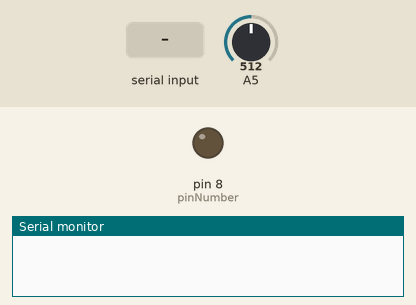
A sketch run on a simulated Arduino Uno, built with avr-gcc and run on an emulated ATmega328P. Shown: output pins drawn as LEDs (lit = HIGH), the last lines printed to the serial monitor. Inputs (shaded band) come from the test bench; at power-on: A5 = 512.

Above: at 1.2 s.
1.3 s: "a" received over Serial
At 2.3 s:
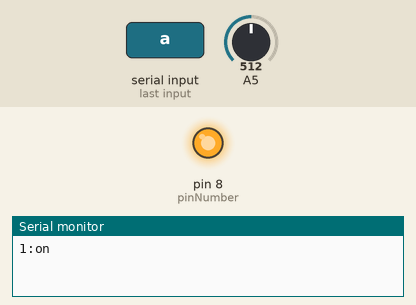
2.8 s: "b" received over Serial
At 3.5 s:
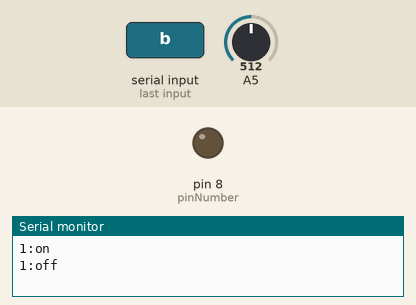
Timing chart, 0 to 5.8 s (numbered marks = the images above; inputs shaded):
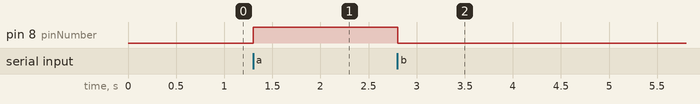

Measured:
- after the input at 1.3 s, pin 8 (pinNumber): LOW → HIGH at once
- after the input at 2.8 s, pin 8 (pinNumber): HIGH → LOW at once

The sketch:

powerstrip.ino
```cpp
int pinNumber = 8;
String id = "1";
int lpLength = 50;
int vals[50];
int ind = 0;

char inData[20]; // Allocate some space for the string
char inChar=-1; // Where to store the character read
byte index = 0; // Index into array; where to store the character

void setup() {
  pinMode(pinNumber, OUTPUT);
  Serial.begin(9600);
}

void loop() {
  int i = 0;
  int x = analogRead(5);

  if (Serial.available() > 0) {
   // read theincoming byte:
    i = Serial.read();
  } else {
  }
  if (ind < lpLength) {
    vals[ind] = x;
    ind = ind + 1;
  } else {
    for (int i=0;i<lpLength-1;i++) {
      vals[i] = vals[i+1];
    }
    vals[lpLength-1] = x;
  }

  String on = id+":on";
  String off= id+":off";
  String transmit = id+":tx";
  if (id.equals("1") && i==97) {
    digitalWrite(pinNumber,HIGH);
    Serial.println(on);
  }
  else if (id.equals("1") && i==98) {
    digitalWrite(pinNumber,LOW);
    Serial.println(off);
  }
  else if (id.equals("1") && i==99){
    int val = -1;
    for (int i=0;i<lpLength;i++) {
      if (vals[i] > val) {
        val = vals[i];
      }
    }
    float v = (val-512)*2.23296878f;
    String str;
    char buffer[10];
    dtostrf(v,1,2,buffer);
    str = String(buffer);
    Serial.println(id+":"+str);
  }

  if (id.equals("2") && i==100) {
    digitalWrite(pinNumber,HIGH);
    Serial.println(on);
  }
  else if (id.equals("2") && i==101) {
    digitalWrite(pinNumber,LOW);
    Serial.println(off);
  }
  else if (id.equals("2") && i==102){
    int val = -1;
    for (int i=0;i<lpLength;i++) {
      if (vals[i] > val) {
        val = vals[i];
      }
    }
    float v = (val-512)*2.23296878f;
    String str;
    char buffer[10];
    dtostrf(v,1,2,buffer);
    str = String(buffer);
    Serial.println(id+":"+str);
  }

  if (id.equals("3") && i==103) {
    digitalWrite(pinNumber,HIGH);
    Serial.println(on);
  }
  else if (id.equals("3") && i==104) {
    digitalWrite(pinNumber,LOW);
    Serial.println(off);
  }
  else if (id.equals("3") &&  i==105){
    int val = -1;
    for (int i=0;i<ind;i++) {
      if (vals[i] > val) {
        val = vals[i];
      }
    }
    float v = (val-512)*2.23296878f - 12.0f;
    String str;
    char buffer[10];
    dtostrf(v,1,2,buffer);
    str = String(buffer);
    Serial.println(id+":"+str);
  }
  //}
}

char Comp(char* This){
  while(Serial.available() > 0) // Don't read unless
    // there you know there is data
  {
    if(index < 19) // One less than the size of the array
    {
      inChar = Serial.read(); // Read a character
      inData[index] = inChar; // Store it
      index++; // Increment where to write next
      inData[index] = '\0'; // Null terminate the string
    }
  }
  Serial.println(String(inData));

  if(strcmp(inData,This) == 0){
    for(int i=0;i<19;i++){
      inData[i]=0;
    }
    index=0;
    return(0);

  }
  else{
    return(1);
  }
}
```
